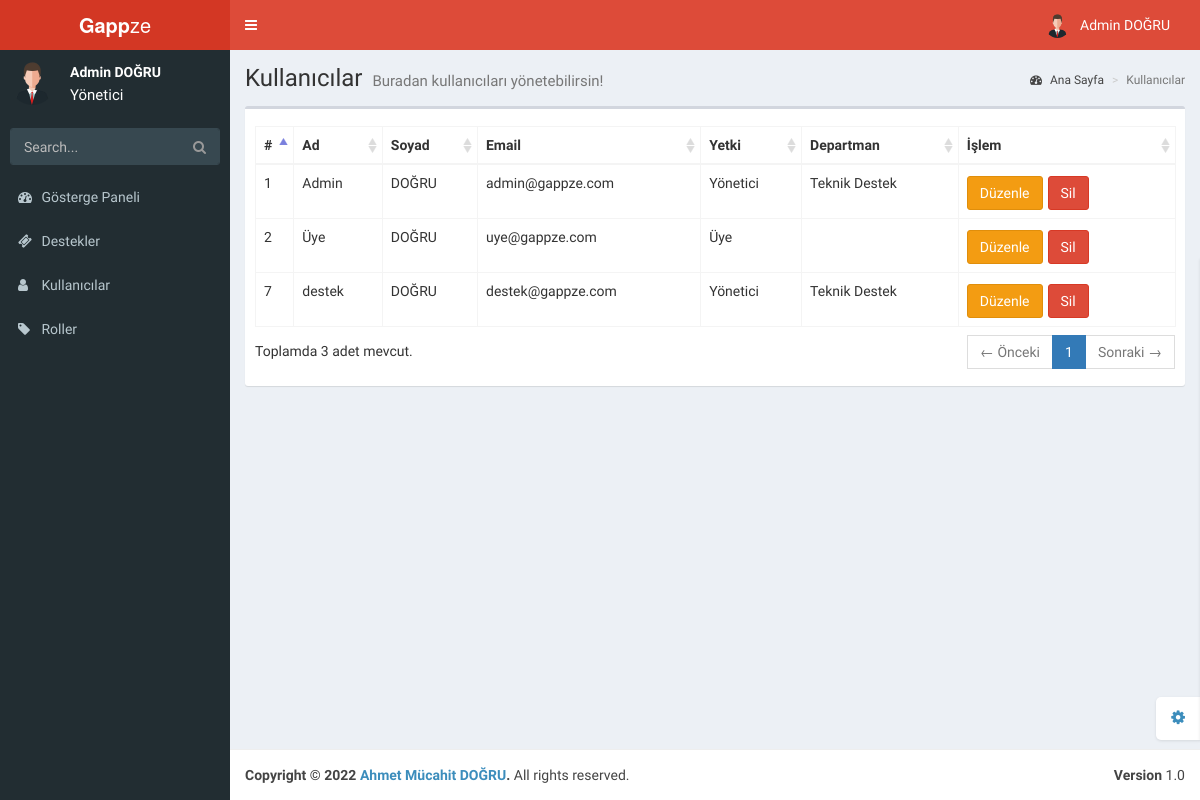
Page /admin/accounts.php (signed in) on the committed database.
### tables this page shows
CREATE TABLE `accounts` (
  `id` int(11) NOT NULL,
  `firstName` varchar(64) NOT NULL,
  `lastName` varchar(64) NOT NULL,
  `email` varchar(255) NOT NULL,
  `password` varchar(255) NOT NULL,
  `permission` int(11) NOT NULL,
  `department` int(11) NOT NULL,
  `createdDate` timestamp NOT NULL DEFAULT current_timestamp() ON UPDATE current_timestamp()
);

CREATE TABLE `roles` (
  `id` int(11) NOT NULL,
  `name` varchar(255) NOT NULL
);

CREATE TABLE `pages` (
  `id` int(11) NOT NULL,
  `name` varchar(255) NOT NULL,
  `src` varchar(255) NOT NULL,
  `permission` int(11) NOT NULL,
  `location` int(11) NOT NULL,
  `dropdown` int(11) NOT NULL,
  `isDropdown` int(11) NOT NULL,
  `icon` varchar(255) NOT NULL,
  `isLogged` int(11) NOT NULL
);

CREATE TABLE `departments` (
  `id` int(11) NOT NULL,
  `name` varchar(255) NOT NULL
);

### functions/account.function.php (the view, shortened to what this page needs)
<?php
class Accounts{
  public function getAllAccounts(){
    $class = new classFonksiyon();
    $db = $class->dbConnection();
     if($db){
        $accounts = $db->prepare("SELECT * FROM accounts");
        $accounts->execute();
        if($accounts->rowCount() != 0){
          foreach ($accounts as $accounts_veri) {
              $role = $this->getPermissionName($accounts_veri["id"]);
              $departmenQuery = $db->prepare("SELECT * FROM departments WHERE id = ?");
              $departmenQuery->execute(array(
                $accounts_veri["department"]
              ));
              $departmenQuery_fetch = $departmenQuery->fetch();
              if($accounts_veri["department"] == 0){
                $departments = "";
              }else{
               $departments = $departmenQuery_fetch["name"];
              }
              echo "<tr>";
              echo "<td>{$accounts_veri["id"]}</td>";
              echo "<td>{$accounts_veri["firstName"]}</td>";
              echo "<td>{$accounts_veri["lastName"]}</td>";
              echo "<td>{$accounts_veri["email"]}</td>";
              echo "<td>{$role}</td>";
              echo "<td>{$departments}</td><td>";
              echo "<a href='account-edit.php?id={$accounts_veri["id"]}' class='btn btn-warning btn-specly mt-2 mr-2' type='button'>Düzenle</a>";
              echo "<button class='btn btn-danger btn-specly mt-2 mr-2 usersil' id='{$accounts_veri["id"]}' name='usersil' type='button'>Sil</button>";
              echo "</td></tr>";
           }
       }
     }
  }
  public function getPermissionName($id){
      $class = new classFonksiyon();
      $db = $class->dbConnection();
      $accounts = $db->prepare("SELECT permission FROM accounts WHERE id = ?");
      $accounts->execute(array(
        $id
      ));
      $accounts_fetch = $accounts->fetch();
      $roles = $db->prepare("SELECT * FROM roles WHERE id = ?");
      $roles->execute(array(
        $accounts_fetch["permission"]
      ));
      $roles_fetch = $roles->fetch();
      if($accounts->rowCount() != 0){
        if($roles_fetch == 0){
          return "Üye";
        }else{
        return $roles_fetch["name"];
        }
      }else{
        return false;
      }
  }
  public function getName($id){
    $class = new classFonksiyon();
    $db = $class->dbConnection();
    $accounts = $db->prepare("SELECT firstName,lastName,email FROM accounts WHERE id = ?");
    $accounts->execute(array(
      $id
    ));
    $accounts_fetch = $accounts->fetch();
    if($accounts->rowCount() != 0){
      $names = array(
        0 => $accounts_fetch["firstName"],
        1 => $accounts_fetch["lastName"],
        2 => $accounts_fetch["email"]
      );
    return $names;
    }
  }
}

### admin/pages/header.php (shortened to what this page needs)
<header class="main-header">
    <a href="index.php" class="logo"><b>Gapp</b>ze</a>
    <nav class="navbar navbar-static-top" role="navigation">
        <a href="#" class="sidebar-toggle" data-toggle="offcanvas" role="button">
        </a>
        <div class="navbar-custom-menu">
            <ul class="nav navbar-nav">
                <li class="dropdown user user-menu">
                    <a href="#" class="dropdown-toggle" data-toggle="dropdown">
                        <img src="/resources/img/user.jpg" class="user-image" alt="User Image" />
                        <?php
                        $names = $user->getName($_SESSION["userAccountID"]);
                        ?>
                        <span class="hidden-xs"><?= $names[0]." ".$names[1] ?></span>
                    </a>
                </li>
            </ul>
        </div>
    </nav>
</header>

### admin/pages/navbar.php
<aside class="main-sidebar">
    <section class="sidebar">
        <div class="user-panel">
            <div class="pull-left image">
                <img src="/resources/img/user.jpg" class="img-circle" alt="User Image" />
            </div>
            <?php
            $names = $user->getName($_SESSION["userAccountID"]);
            ?>
            <div class="pull-left info">
                <p><?= $names[0]." ".$names[1] ?></p>
                <a style="font-size: 15px"><?= $user->getPermissionName($_SESSION["userAccountID"]) ?></a>
            </div>
        </div>
        <form action="#" method="get" class="sidebar-form">
            <div class="input-group">
                <input type="text" name="q" class="form-control" placeholder="Search..." />
                <span class="input-group-btn">
                    <button type='submit' name='search' id='search-btn' class="btn btn-flat"><i
                            class="fa fa-search"></i></button>
                </span>
            </div>
        </form>
        <ul class="sidebar-menu">
             <?php
                $class->pagesAll(1,0);
            ?>
        </ul>
    </section>
</aside>

### functions/class.function.php (shortened to what this page needs)
<?php
class classFonksiyon {
    private $settings = "/settings.json";
    private $host;
    private $username;
    private $password;
    private $database;
    public function __construct()
    {
      $jsonVeri = file_get_contents($_SERVER['DOCUMENT_ROOT'].$this->settings);
      $jsonVeri = json_decode($jsonVeri,true);
      $this->host = $jsonVeri["host"];
      $this->username = $jsonVeri["user"];
      $this->password = $jsonVeri["password"];
      $this->database = $jsonVeri["database"];
    }
    public function dbConnection(){
      try {
        $conn = new PDO("mysql:host=$this->host;dbname=$this->database;charset=utf8", $this->username, $this->password);
        $conn->setAttribute(PDO::ATTR_ERRMODE, PDO::ERRMODE_EXCEPTION);
      } catch(PDOException $e) {
        $message = "Connection failed: " . $e->getMessage();
      }
      return $conn;
    }
    public function pagesAll($location,$permission){
      $db = $this->dbConnection();
      if($db){
        if($location == 1){
          $page = $db->prepare("SELECT * FROM pages WHERE location = ?");
          $page->execute(array(
            $location
          ));
          if($page->rowCount() != 0){
            foreach ($page as $page_veri) {
                if($page_veri["permission"] == $permission){
                  if($page_veri["isDropdown"] == 1){
                  echo "
                  <li class='treeview'>
                  <a href='#'>
                  <i class='{$page_veri["icon"]}'></i>
                  <span>{$page_veri["name"]}</span></a>";
                    echo '<ul class="treeview-menu">';
                    echo "</ul></li>";
                  }else{
                    if($page_veri["dropdown"] == 0){
                    echo "<li class='treeview'>";
                    echo "<a href='{$page_veri["src"]}'>";
                    echo "<i class='{$page_veri["icon"]}'></i> <span>{$page_veri["name"]}</span>";
                    echo "</a>";
                    echo "</li>";
                    }
                  }
                }
            }
        }
      }
    }
    }
}

### rows in the picture
accounts: firstName "Admin", lastName "DOĞRU", permission.name "Yönetici", id "1", email "admin@gappze.com", role "Yönetici", departments.name "Teknik Destek"
pages: name "Gösterge Paneli"
pages: name "Destekler"
pages: name "Kullanıcılar"
pages: name "Roller"
accounts: id "2", firstName "Üye", lastName "DOĞRU", email "uye@gappze.com", role "Üye"
accounts: id "7", firstName "destek", lastName "DOĞRU", email "destek@gappze.com", role "Yönetici", departments.name "Teknik Destek"
